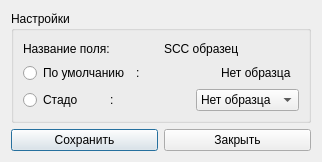
<?xml version="1.0" encoding="UTF-8"?>
<ui version="4.0">
 <class>Dialog_form_dataentry_settings___post_during</class>
 <widget class="QDialog" name="Dialog_form_dataentry_settings___post_during">
  <property name="geometry">
   <rect>
    <x>0</x>
    <y>0</y>
    <width>322</width>
    <height>162</height>
   </rect>
  </property>
  <property name="windowTitle">
   <string>Dialog</string>
  </property>
  <layout class="QVBoxLayout" name="verticalLayout">
   <item>
    <widget class="QGroupBox" name="groupBox">
     <property name="title">
      <string>Настройки</string>
     </property>
     <layout class="QVBoxLayout" name="verticalLayout_2">
      <item>
       <layout class="QHBoxLayout" name="horizontalLayout">
        <item>
         <widget class="QLabel" name="label">
          <property name="text">
           <string>Название поля:</string>
          </property>
         </widget>
        </item>
        <item>
         <widget class="QLabel" name="label_2">
          <property name="text">
           <string>SCC образец</string>
          </property>
         </widget>
        </item>
       </layout>
      </item>
      <item>
       <layout class="QHBoxLayout" name="horizontalLayout_3">
        <item>
         <widget class="QRadioButton" name="radioButton">
          <property name="text">
           <string>По умолчанию</string>
          </property>
         </widget>
        </item>
        <item>
         <widget class="QLabel" name="label_3">
          <property name="text">
           <string>:</string>
          </property>
         </widget>
        </item>
        <item>
         <widget class="QLabel" name="label_5">
          <property name="text">
           <string>Нет образца</string>
          </property>
         </widget>
        </item>
       </layout>
      </item>
      <item>
       <layout class="QHBoxLayout" name="horizontalLayout_2">
        <item>
         <widget class="QRadioButton" name="radioButton_2">
          <property name="text">
           <string>Стадо</string>
          </property>
         </widget>
        </item>
        <item>
         <widget class="QLabel" name="label_4">
          <property name="text">
           <string>:</string>
          </property>
         </widget>
        </item>
        <item>
         <widget class="QComboBox" name="comboBox">
          <item>
           <property name="text">
            <string>Нет образца</string>
           </property>
          </item>
         </widget>
        </item>
       </layout>
      </item>
     </layout>
    </widget>
   </item>
   <item>
    <layout class="QHBoxLayout" name="horizontalLayout_4">
     <item>
      <widget class="QPushButton" name="pushButton_save">
       <property name="text">
        <string>Сохранить</string>
       </property>
      </widget>
     </item>
     <item>
      <widget class="QPushButton" name="pushButton_close">
       <property name="text">
        <string>Закрыть</string>
       </property>
      </widget>
     </item>
    </layout>
   </item>
  </layout>
 </widget>
 <resources/>
 <connections/>
</ui>
